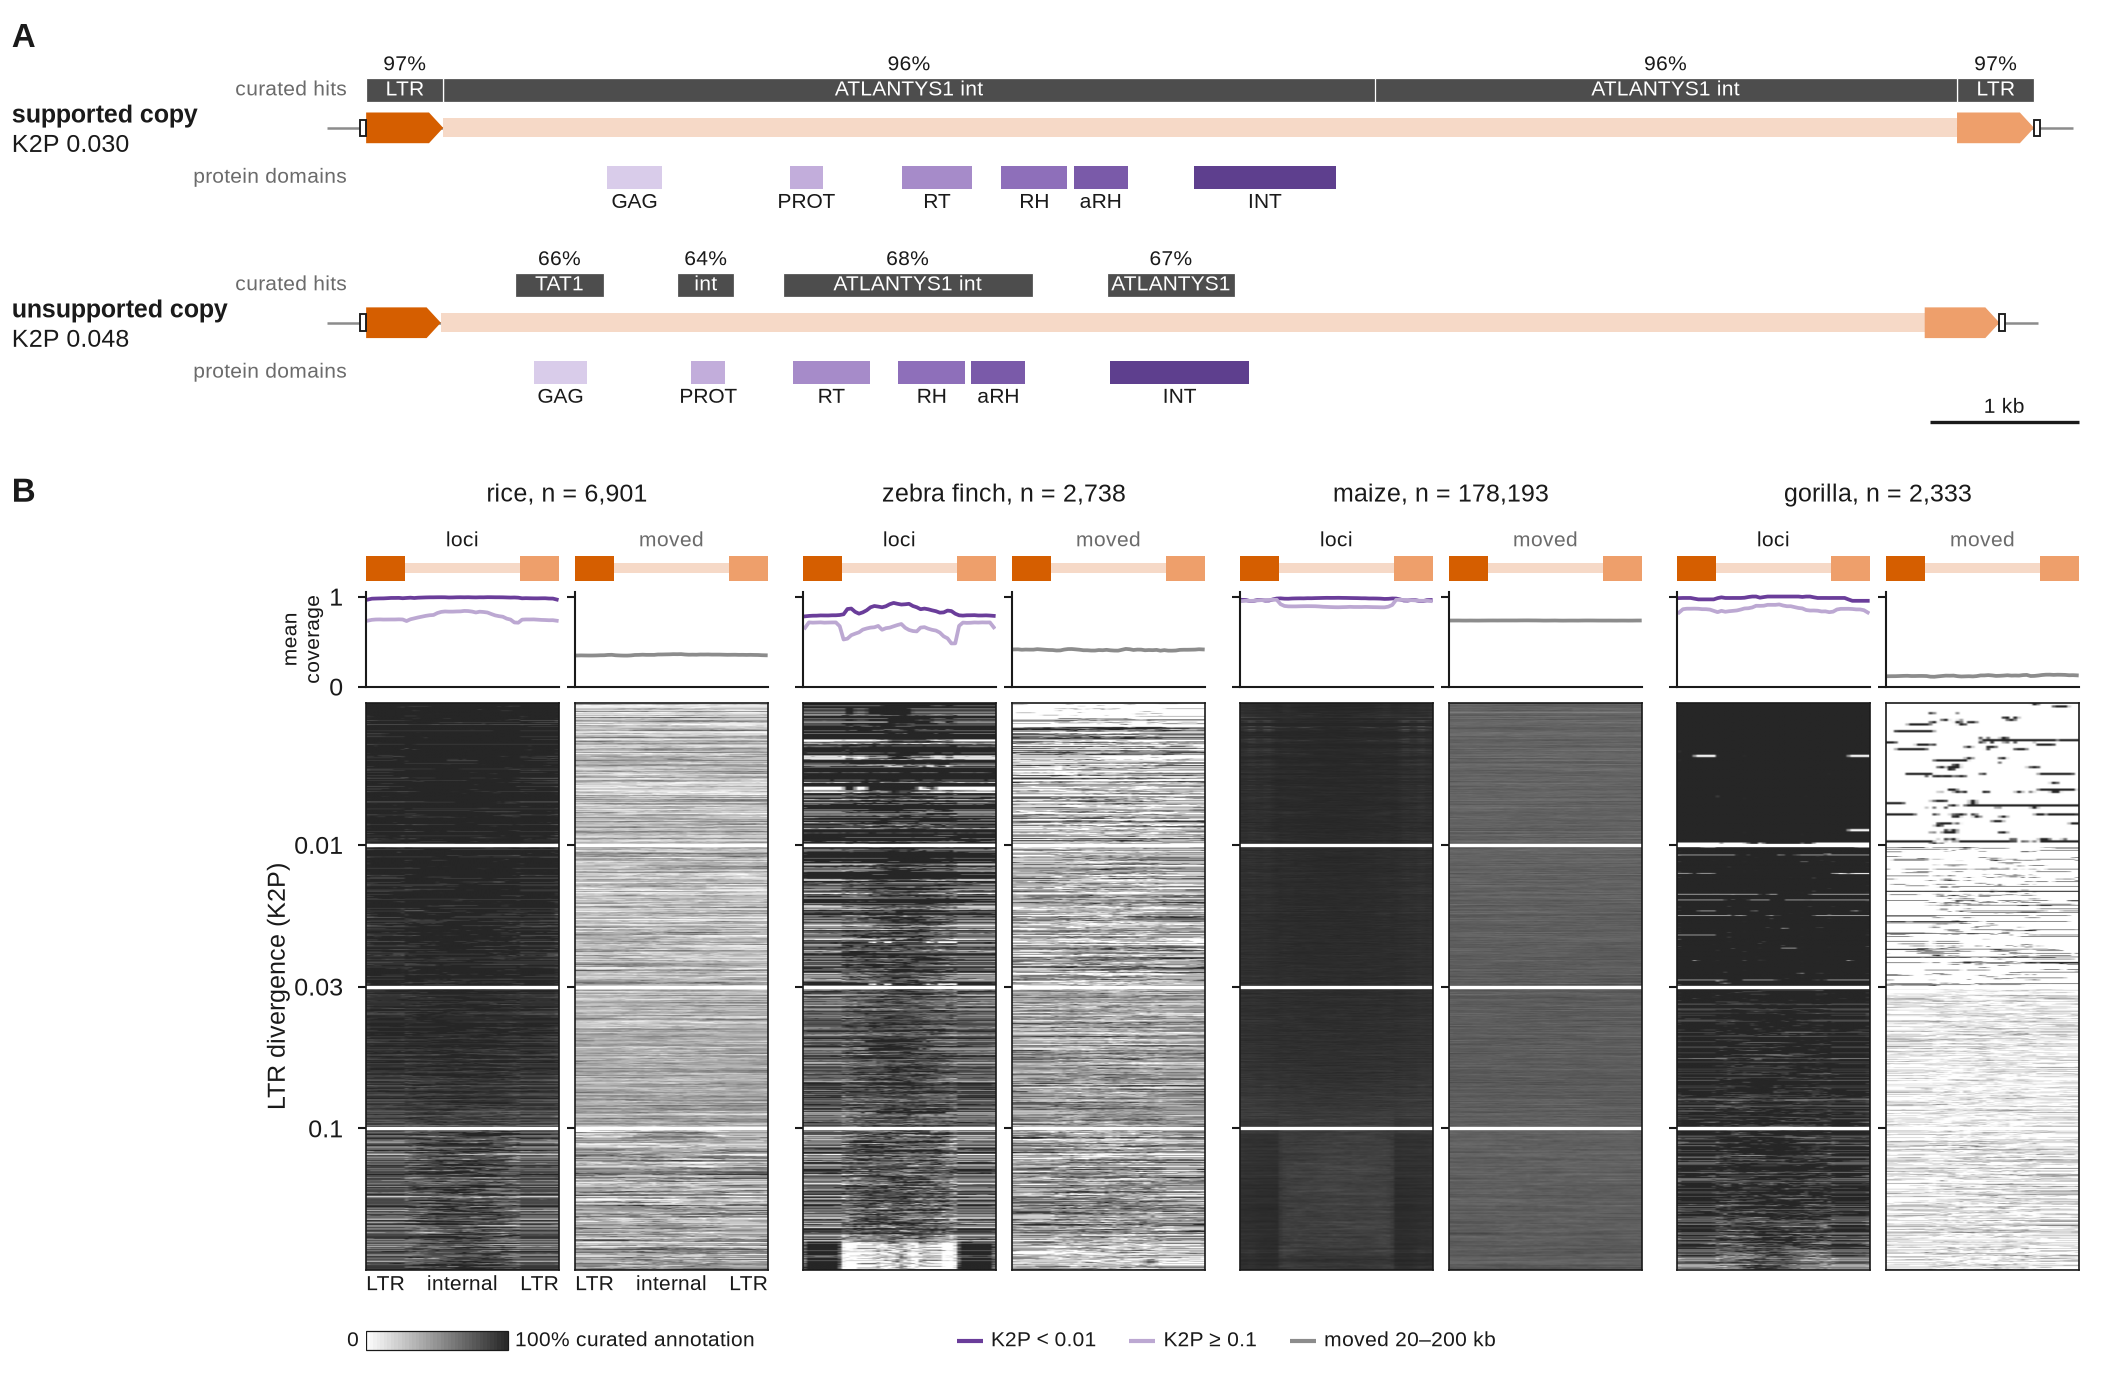

Python code for this plot:
#!/usr/bin/env python3
"""Fig. S3 figS3_library_age: curated libraries annotate old LTR retrotransposons less completely (approach 4, post hoc).

Panels:
  A  one old, library-unsupported, protein-confirmed LTRquest element of A. thaliana beside the youngest clean copy of
     the same curated family, in element coordinates: LTRs, protein domains, curated hits (family, identity).
  B  every protein-confirmed locus (pooled callers) of rice, zebra finch, maize and gorilla as a row, sorted by LTR
     divergence in four bins: curated LTR coverage along the element scaled to one length, beside the same loci moved
     20-200 kb (chance); mean profiles. The A. thaliana version is in the main figure (fig_benchmark H).
Numbers: report/tables/library_age_bias.tsv; drawings: eval/adj/<ds>/<tool>.calls.tsv, mask/<ds>/curated/<ds>.fa.out
(1-based), runs/arab/dante_ltr/dante.gff3 (1-based), eval/k2p/arab/ltrquest/annot.tsv, calls/arab/ltrquest.ids.tsv,
data/arab/genome.fa (+ .fai). Frozen rules imported from scripts/adj_summary.py and scripts/proxies.py (unchanged).
Outputs (this directory): figS3_library_age.{pdf,png}, figS3_library_age_numbers.tsv; caches in tmp/.
Usage: figS3_library_age.py [--prep-only] [--redo-prep] [-v]
"""
import argparse
import csv
import glob
import math
import os
import re
import statistics
import sys
from collections import defaultdict
from pathlib import Path

for _v in ("OMP_NUM_THREADS", "OPENBLAS_NUM_THREADS", "MKL_NUM_THREADS"):
    os.environ.setdefault(_v, "1")

import numpy as np  # noqa: E402

B = Path(os.environ["BENCH_ROOT"])
HERE = Path(__file__).resolve().parent
TMP = HERE / "tmp"
STEM = "figS3_library_age"
sys.path.insert(0, str(B / "scripts"))
sys.path.insert(0, os.path.dirname(os.path.abspath(__file__)))   # poafig.py sits beside this script
import adj_summary as su  # noqa: E402
import proxies  # noqa: E402

DS_B = ["rice", "finch", "maize", "gorilla"]          # panel B; A. thaliana is fig_benchmark H
TOOLS = ["ltrquest", "ltr_retriever", "ltrharvest", "ltr_finder", "look4ltrs", "hirepeat", "hite", "ltrpred",
         "dante_ltr"]                                 # the locus pool (every primary caller with calls)
GEN_NAME = {"rice": "rice", "finch": "zebra finch", "maize": "maize", "gorilla": "gorilla"}
BINS = ["<0.01", "0.01-0.03", "0.03-0.1", ">=0.1"]
NB5, NBI, NB3 = 10, 30, 10                  # profile bins: 5' LTR, internal region, 3' LTR
NBIN = NB5 + NBI + NB3
# the example (selection rule and checks in the code below); arab ids are 1-based closed in the id, 0-based half-open in start
OLD_ID, YOUNG_ID = "c0005:11527310-11538273", "c0001:16626039-16637234"
VERBOSE = False


def log(msg):
    if VERBOSE:
        print(f"{STEM}: {msg}", file=sys.stderr, flush=True)


# ============================================================================ prep: loci, coverage profiles (cached)
def load_coding(ds, tool):
    """coding-unit calls of one tool: the columns the frozen locus rule and the drawings need"""
    out = []
    p = B / f"eval/adj/{ds}/{tool}.calls.tsv"
    with open(p) as f:
        for r in csv.DictReader(f, delimiter="\t"):
            if r["coding"] != "1":
                continue
            out.append((r["chrom"], int(r["start"]), int(r["end"]), r["k2p"], int(r["int_start"]), int(r["int_end"]),
                        r["supported"] == "1", r["null_shift"], r["null_supported"], r["tsd"] == "1",
                        r["tgca"] == "1"))
    return out


class Cover:
    """curated LTR coverage from merged intervals (proxies.ref_ltr: lib-test LTR pattern, 0-based half-open)"""

    def __init__(self, out_path):
        self.iv = {}
        for c, v in proxies.ref_ltr(str(out_path)).items():
            a = np.array(v, dtype=np.int64)
            ln = a[:, 1] - a[:, 0]
            self.iv[c] = (a[:, 0], ln, np.concatenate([[0], np.cumsum(ln)]))

    def cum(self, c, x):
        """covered bases in [0, x) on c, vectorized over x"""
        x = np.asarray(x, dtype=np.int64)
        if c not in self.iv:
            return np.zeros(x.shape)
        s, ln, cs = self.iv[c]
        i = np.searchsorted(s, x, side="right") - 1
        ok = i >= 0
        ii = np.where(ok, i, 0)
        v = cs[ii] + np.clip(x - s[ii], 0, ln[ii])
        return np.where(ok, v, 0).astype(float)


def edges(s, e, a, b):
    """bin edges along one element: NB5 bins over [s, a), NBI over [a, b), NB3 over [b, e) (genome orientation)"""
    return np.round(np.concatenate([np.linspace(s, a, NB5 + 1)[:-1], np.linspace(a, b, NBI + 1)[:-1],
                                    np.linspace(b, e, NB3 + 1)])).astype(np.int64)


def profile(cov, c, ed):
    v = cov.cum(c, ed)
    w = np.diff(ed).astype(float)
    with np.errstate(invalid="ignore", divide="ignore"):
        return np.where(w > 0, np.diff(v) / np.maximum(w, 1), np.nan)


def prep(ds):
    """coding-unit loci pooled over callers (adj_summary.age_bias rule), with a per-locus coverage profile of a
    representative member and of its moved span; checked against report/tables/library_age_bias.tsv"""
    pool = [t for t in TOOLS if (B / f"eval/adj/{ds}/{t}.calls.tsv").exists()]
    rows = {t: load_coding(ds, t) for t in pool}
    mem = [(r[0], r[1], r[2], (t, k)) for t in pool for k, r in enumerate(rows[t])]
    log(f"{ds}: {len(mem)} coding calls from {len(pool)} callers; building loci")
    lab, n = su.loci(mem)
    by = defaultdict(list)
    for c, s, e, key in mem:
        by[lab[key]].append(key)
    log(f"{ds}: {n} loci; loading curated LTR intervals")
    cov = Cover(B / f"mask/{ds}/curated/{ds}.fa.out")
    k2p, sup, nul, prof, nprof, rep = [], [], [], [], [], []
    for lid in sorted(by):
        keys = by[lid]
        rs = [rows[t][k] for t, k in keys]
        s_ = sum(r[6] for r in rs) >= len(rs) / 2                       # frozen: >= half of members supported
        ks = [float(r[3]) for r in rs if r[3] != "NA"]
        km = statistics.median(ks) if ks else None
        nv = [r[8] == "1" for r in rs if r[7] != "NA" and r[8] in ("0", "1")]
        nl = (sum(nv) >= len(nv) / 2) if nv else None                   # same majority rule on the moved spans
        # representative: the member with K2P closest to the locus median (pool order breaks ties)
        if km is None:
            r = rs[0]
        else:
            r = min(rs, key=lambda x: abs(float(x[3]) - km) if x[3] != "NA" else math.inf)
        c, s, e, a, b = r[0], r[1], r[2], r[4], r[5]
        if not (s < a < b < e):
            a, b = s + (e - s) // 10, e - (e - s) // 10
        ed = edges(s, e, a, b)
        p = profile(cov, c, ed)
        if r[7] != "NA":
            d = int(r[7])
            q = profile(cov, c, ed + d)
        else:
            q = np.full(NBIN, np.nan)
        k2p.append(np.nan if km is None else km)
        sup.append(s_)
        nul.append(np.nan if nl is None else float(nl))
        prof.append(p)
        nprof.append(q)
        rep.append(f"{c}:{s}-{e}")
    k2p = np.array(k2p)
    sup = np.array(sup)
    nul = np.array(nul)
    np.savez_compressed(TMP / f"prep_{ds}.npz", k2p=k2p, sup=sup, null=nul, prof=np.array(prof, np.float32),
                        nprof=np.array(nprof, np.float32), rep=np.array(rep))
    # check against the frozen table
    tab = {r["age_bin"]: r for r in csv.DictReader(open(B / "report/tables/library_age_bias.tsv"), delimiter="\t")
           if r["ds"] == ds}
    for i, (lo, hi) in enumerate([(0, .01), (.01, .03), (.03, .1), (.1, math.inf)]):
        m = (k2p >= lo) & (k2p < hi)
        t = tab[BINS[i]]
        if int(t["n_loci"]) != int(m.sum()) or abs(float(t["supported_share"]) - sup[m].mean()) > 5e-4:
            raise SystemExit(f"{STEM}: {ds} {BINS[i]}: loci {m.sum()} / share {sup[m].mean():.4f} do not reproduce "
                             f"library_age_bias.tsv ({t['n_loci']} / {t['supported_share']})")
    log(f"{ds}: prep done, reproduces library_age_bias.tsv")


def load_prep(ds):
    z = np.load(TMP / f"prep_{ds}.npz")
    return {k: z[k] for k in z.files}


# ============================================================================ example (panel A, B)
def rm_hits(ds, c, s, e):
    """curated RepeatMasker hits overlapping [s, e): 1-based closed in the file -> 0-based half-open"""
    out = []
    with open(B / f"mask/{ds}/curated/{ds}.fa.out") as f:
        for line in f:
            t = line.split()
            if len(t) > 10 and t[0].isdigit() and t[4] == c:
                a, b = int(t[5]) - 1, int(t[6])
                if b > s and a < e:
                    out.append(dict(s=a, e=b, strand=t[8], name=t[9], cls=t[10], div=float(t[1]),
                                    dl=float(t[2]), ins=float(t[3])))
    return out


def domains(ds, c, s, e):
    """REXdb protein domains (Class_I|LTR) inside [s, e): GFF3 1-based closed -> 0-based half-open"""
    out = []
    with open(B / f"runs/{ds}/dante_ltr/dante.gff3") as f:
        for line in f:
            if line.startswith("#"):
                continue
            t = line.rstrip("\n").split("\t")
            if len(t) < 9 or t[0] != c or t[2] != "protein_domain":
                continue
            a, b = int(t[3]) - 1, int(t[4])
            if a < s or b > e:
                continue
            fc = re.search(r"Final_Classification=([^;]+)", t[8]).group(1)
            if fc.startswith("Class_I|LTR"):
                out.append(dict(s=a, e=b, strand=t[6], name=re.search(r"Name=([^;]+)", t[8]).group(1), cls=fc))
    return out


def example(cid):
    """one arab LTRquest call: record, Kmer2LTR LTRs and CIGAR, hits, domains, end sequences; structural checks"""
    rec = next(r for r in csv.DictReader(open(B / "eval/adj/arab/ltrquest.calls.tsv"), delimiter="\t")
               if r["id"] == cid)
    call = next(r for r in csv.DictReader(open(B / "calls/arab/ltrquest.ids.tsv"), delimiter="\t") if r["id"] == cid)
    k = next(r for r in csv.DictReader(open(B / "eval/k2p/arab/ltrquest/annot.tsv"), delimiter="\t")
             if r["seq_id"] == cid)
    c, s, e = rec["chrom"], int(rec["start"]), int(rec["end"])
    idx = proxies.fai(str(B / "data/arab/genome.fa"))
    with open(B / "data/arab/genome.fa", "rb") as fh:
        left = proxies.fetch(fh, idx, c, s - 14, s + 10)
        right = proxies.fetch(fh, idx, c, e - 10, e + 14)
    doms = domains("arab", c, s, e)
    hits = [h for h in rm_hits("arab", c, s, e)]
    strand = call["strand"] if call["strand"] in "+-" else doms[0]["strand"]
    ex = dict(id=cid, chrom=c, s=s, e=e, strand=strand, k2p=float(rec["k2p"]), supported=rec["supported"] == "1",
              coding=rec["coding"] == "1", tsd=call["tsd"], left=left, right=right, doms=doms, hits=hits,
              l5=(int(k["ltr5_start"]) - 1, int(k["ltr5_end"])), l3=(int(k["ltr3_start"]) - 1, int(k["ltr3_end"])),
              cigar=k["cigar"], n_x=int(k["n_ts"]) + int(k["n_tv"]), aln_len=int(k["aln_len"]))
    # coverage of the span by curated LTR hits (the support rule)
    cov = Cover(B / "mask/arab/curated/arab.fa.out")
    ex["cov"] = float((cov.cum(c, [e])[0] - cov.cum(c, [s])[0]) / (e - s))
    # structural checks: exact TSD both sides, TG..CA, Kmer2LTR LTRs at the call ends, one strand and one
    # superfamily, canonical domain order
    tsd = call["tsd"]
    chk = dict(tsd=len(tsd) in (4, 5, 6) and left[14 - len(tsd):14] == tsd and right[10:10 + len(tsd)] == tsd,
               tgca=left[14:16] == "TG" and right[8:10] == "CA",
               ltr_bounds=ex["l5"][0] == 0 and ex["l3"][1] == e - s,
               one_strand=len({d["strand"] for d in doms}) == 1,
               one_superfamily=len({d["cls"].split("|")[2] for d in doms}) == 1)
    names = [d["name"] for d in sorted(doms, key=lambda d: d["s"])]
    if strand == "-":
        names = names[::-1]
    ref = ["GAG", "PROT", "RT", "RH", "aRH", "INT", "CHD"]
    chk["domain_order"] = all(n in ref for n in names) and [ref.index(n) for n in names] == \
        sorted(ref.index(n) for n in names)
    chk["core_domains"] = {"GAG", "PROT", "RT", "RH", "INT"} <= set(names)
    if not all(chk.values()):
        raise SystemExit(f"{STEM}: example {cid} fails a structural check: {chk}")
    ex["checks"] = chk
    ex["names"] = names
    return ex


def family_name(n):
    return re.sub(r"(_I|_LTR|_INT|I|LTR)$", "", n)


# ============================================================================ tables
def tsv(path):
    return list(csv.DictReader(open(path), delimiter="\t"))


def tables():
    return {"age": {(r["ds"], r["age_bin"]): r for r in tsv(B / "report/tables/library_age_bias.tsv")}}


# ============================================================================ drawing
def setup_fonts():
    """Liberation Sans registered in-process; poafig._advance_pt patched for matplotlib >= 3.11 (poafig.py itself is not modified)"""
    import poafig
    import matplotlib.font_manager as fm
    for f in sorted(glob.glob("/usr/share/fonts/truetype/liberation2/LiberationSans-*.ttf")
                    + glob.glob("/usr/share/fonts/truetype/liberation2/LiberationMono-*.ttf")):
        fm.fontManager.addfont(f)
    poafig.setup_mpl()

    def _advance_pt_mpl311(text, style):
        from matplotlib import _text_helpers
        from matplotlib.ft2font import LoadFlags
        font, _ = poafig._legend_font(style)
        last = None
        for last in _text_helpers.layout(text, font):
            pass
        if last is None:
            return 0.0
        g = last.ft_object.load_glyph(last.glyph_index, flags=LoadFlags.NO_HINTING)
        return last.x + g.linearHoriAdvance / 65536

    import inspect
    from matplotlib import _text_helpers
    if "kern_mode" not in inspect.signature(_text_helpers.layout).parameters:
        poafig._advance_pt = _advance_pt_mpl311
    return poafig


INK, MUTED, HITC, NULLC = "#1A1A1A", "#6B6B6B", "#4D4D4D", "#8C8C8C"
LTR5C, LTR3C, INTC = "#D55E00", "#EE9F6B", "#F6D9C7"
DOMC = {"GAG": "#D9CCEA", "PROT": "#C2ADDB", "RT": "#A68BC9", "RH": "#8E6FBA", "aRH": "#7A5AA9", "INT": "#5E3F8E",
        "CHD": "#4A2F73"}
LOCIC = "#6A3D9A"           # protein-confirmed loci (B profiles): the domain hue; genomes are named, not colored
FS, FSS = 6.0, 5.0           # text sizes (pt): labels, small labels


def lighten(hexc, f):
    import matplotlib.colors as mc
    r, g, b = mc.to_rgb(hexc)
    return (r + (1 - r) * f, g + (1 - g) * f, b + (1 - b) * f)


def fmt_k(x):
    return f"{x:.3f}"


def revcomp(s):
    return s[::-1].translate(str.maketrans("ACGTN", "TGCAN"))


def to_elem(ex, a, b):
    """genome [a, b) -> element coordinates 5'->3' (0 = element start)"""
    if ex["strand"] == "-":
        return ex["e"] - b, ex["e"] - a
    return a - ex["s"], b - ex["s"]


def draw_copy(ax, ex, y, x0, mm_per_bp, label, numbers):
    """one element in element coordinates: curated hits (top), element (middle), domains (bottom); y = top (mm)"""
    from matplotlib.patches import Rectangle, Polygon
    L = ex["e"] - ex["s"]
    X = lambda p: x0 + p * mm_per_bp                     # noqa: E731
    yh, ye, yd = y + 3.2, y + 7.4, y + 10.6             # hit box top, element centre, domain box top
    # row labels
    ax.text(1.0, ye, label[0], ha="left", va="bottom", fontsize=FS, fontweight="bold")
    ax.text(1.0, ye + 0.5, label[1], ha="left", va="top", fontsize=FS)
    ax.text(x0 - 1.6, yh + 1.0, "curated hits", ha="right", va="center", fontsize=FSS, color=MUTED)
    ax.text(x0 - 1.6, yd + 1.0, "protein domains", ha="right", va="center", fontsize=FSS, color=MUTED)
    # flanks and internal region
    ax.plot([X(-260), X(L + 260)], [ye, ye], color=NULLC, lw=0.6, solid_capstyle="butt", zorder=1)
    l5 = to_elem(ex, ex["s"] + ex["l5"][0], ex["s"] + ex["l5"][1]) if ex["strand"] == "+" else \
        to_elem(ex, ex["s"] + ex["l3"][0], ex["s"] + ex["l3"][1])
    l3 = to_elem(ex, ex["s"] + ex["l3"][0], ex["s"] + ex["l3"][1]) if ex["strand"] == "+" else \
        to_elem(ex, ex["s"] + ex["l5"][0], ex["s"] + ex["l5"][1])
    ax.add_patch(Rectangle((X(l5[1]), ye - 0.8), X(l3[0]) - X(l5[1]), 1.6, fc=INTC, ec="none", zorder=2))
    for (a, b), col in ((l5, LTR5C), (l3, LTR3C)):
        w = X(b) - X(a)
        tip = min(1.2, w * 0.4)
        ax.add_patch(Polygon([(X(a), ye - 1.3), (X(b) - tip, ye - 1.3), (X(b), ye), (X(b) - tip, ye + 1.3),
                              (X(a), ye + 1.3)], closed=True, fc=col, ec="none", zorder=3))
    tl = len(ex["tsd"]) * mm_per_bp
    for xx in (X(0) - max(tl, 0.5), X(L)):
        ax.add_patch(Rectangle((xx, ye - 0.7), max(tl, 0.5), 1.4, fc="white", ec=INK, lw=0.45, zorder=4))
    # curated hits: every hit, labeled with its family part and identity to the consensus (100 - divergence)
    for h in sorted(ex["hits"], key=lambda h: h["s"]):
        if not proxies.LTR.search(h["cls"]):
            continue
        a, b = to_elem(ex, max(h["s"], ex["s"] - 200), min(h["e"], ex["e"] + 200))
        ax.add_patch(Rectangle((X(a), yh), X(b) - X(a), 2.0, fc=HITC, ec="white", lw=0.3, zorder=3))
        fam = family_name(h["name"]).replace("_ATH", "")
        part = "LTR" if re.search(r"LTR$", h["name"]) else "int"
        ident = round(100 - h["div"])
        numbers.append((f"A {label[0]} curated hit {h['name']} identity (%)", ident,
                        f"mask/arab/curated/arab.fa.out (100 - perc div. {h['div']}); {h['s'] + 1}-{h['e']}"))
        w = X(b) - X(a)
        txt = next((t for t in (f"{fam} {part}", fam, part) if 0.95 * len(t) + 1.0 < w), "")
        if txt:
            ax.text((X(a) + X(b)) / 2, yh + 1.0, txt, ha="center", va="center", fontsize=FSS, color="white", zorder=4)
        ax.text((X(a) + X(b)) / 2, yh - 0.3, f"{ident}%", ha="center", va="bottom", fontsize=FSS, color=INK)
    # domains in element order
    for d in ex["doms"]:
        a, b = to_elem(ex, d["s"], d["e"])
        ax.add_patch(Rectangle((X(a), yd), X(b) - X(a), 2.0, fc=DOMC.get(d["name"], "#7A5AA9"), ec="none", zorder=3))
        ax.text((X(a) + X(b)) / 2, yd + 2.3, d["name"], ha="center", va="top", fontsize=FSS, color=INK)


def build():
    poafig = setup_fonts()
    import matplotlib.pyplot as plt
    from matplotlib.patches import Rectangle
    from matplotlib.colors import LinearSegmentedColormap
    MM = poafig.MM
    T = tables()
    numbers = []

    def num(name, value, source):
        numbers.append((name, value, source))

    W, H = 180.0, 117.0
    fig = plt.figure(figsize=(W * MM, H * MM))

    # ------------------------------------------------------------------ A: the example pair
    old, young = example(OLD_ID), example(YOUNG_ID)
    yA = 3.0
    axA = poafig.mm_axes(fig, 0, yA, W, 34)
    axA.set_xlim(0, W)
    axA.set_ylim(34, 0)
    axA.axis("off")
    x0 = 31.0
    Lmax = max(young["e"] - young["s"], old["e"] - old["s"])
    mm_per_bp = (W - 4 - x0) / (Lmax + 300)
    draw_copy(axA, young, 0.5, x0, mm_per_bp, ("supported copy", f"K2P {fmt_k(young['k2p'])}"), numbers)
    draw_copy(axA, old, 17.0, x0, mm_per_bp, ("unsupported copy", f"K2P {fmt_k(old['k2p'])}"), numbers)
    sx = W - 4 - 1000 * mm_per_bp                     # scale bar: 1 kb
    axA.plot([sx, W - 4], [32.8, 32.8], color=INK, lw=0.8, solid_capstyle="butt")
    axA.text((sx + W - 4) / 2, 32.4, "1 kb", ha="center", va="bottom", fontsize=FSS)
    poafig.panel_letter(fig, 1.0, yA - 1.0, "A")
    for nm, ex in (("supported", young), ("unsupported", old)):
        num(f"A {nm} copy K2P (LTR-LTR, substitutions per site)", ex["k2p"],
            "eval/adj/arab/ltrquest.calls.tsv k2p (Kmer2LTR)")
        num(f"A {nm} copy curated LTR coverage of the span", round(ex["cov"], 3),
            "computed from mask/arab/curated/arab.fa.out (proxies.ref_ltr rule)")
        num(f"A {nm} copy length (bp)", ex["e"] - ex["s"], "eval/adj/arab/ltrquest.calls.tsv len")
        num(f"A {nm} copy TSD (open boxes)", ex["tsd"], "calls/arab/ltrquest.ids.tsv tsd; checked against "
            "data/arab/genome.fa")

    # ------------------------------------------------------------------ B: every locus as a row
    # four genome columns over the width of A's element track (left edges line up at x0), key row beneath
    yB = 41.0
    poafig.panel_letter(fig, 1.0, yB - 0.5, "B")
    XR, CG = W - 4, 3.0
    CW = (XR - x0 - 3 * CG) / 4
    colx = [x0 + i * (CW + CG) for i in range(4)]
    BW = (CW - 1.4) / 2                            # observed / moved block width
    cmap = LinearSegmentedColormap.from_list("cov", ["#FFFFFF", "#262626"])
    yP, hP = yB + 9.2, 8.0                          # profile axes
    yH, hH = yP + hP + 1.4, 48.0                    # heat axes
    for i, ds in enumerate(DS_B):
        first = i == 0
        d = load_prep(ds)
        k = d["k2p"]
        ok = ~np.isnan(k)
        bins = np.digitize(k[ok], [0.01, 0.03, 0.1])
        order = np.lexsort((k[ok],))
        P, Q = d["prof"][ok][order], d["nprof"][ok][order]
        bb = bins[order]
        n_tot = int(ok.sum())
        fig.text((colx[i] + CW / 2) / W, 1 - yB / H, f"{GEN_NAME[ds]}, n = {n_tot:,}", ha="center", va="top",
                 fontsize=FS, color=INK)
        num(f"B {ds} protein-confirmed loci drawn (K2P measured)", n_tot,
            "report/tables/library_age_bias.tsv n_loci (sum of the four bins); rows rebuilt from eval/adj")
        for j, (M, title) in enumerate(((P, "loci"), (Q, "moved"))):
            bx = colx[i] + j * (BW + 1.4)
            axg = poafig.mm_axes(fig, bx, yB + 6.0, BW, 2.4)          # element glyph
            axg.set_xlim(0, NBIN)
            axg.set_ylim(-1, 1)
            axg.axis("off")
            axg.add_patch(Rectangle((NB5, -0.35), NBI, 0.7, fc=INTC, ec="none"))
            axg.add_patch(Rectangle((0, -0.9), NB5, 1.8, fc=LTR5C, ec="none"))
            axg.add_patch(Rectangle((NB5 + NBI, -0.9), NB3, 1.8, fc=LTR3C, ec="none"))
            fig.text((bx + BW / 2) / W, 1 - (yB + 5.7) / H, title, ha="center", va="bottom", fontsize=FSS,
                     color=INK if j == 0 else MUTED)
            axp = poafig.mm_axes(fig, bx, yP, BW, hP)                 # mean profiles
            xs = np.arange(NBIN) + 0.5
            if j == 0:
                for b_, shade in ((0, 0.0), (3, 0.55)):
                    prof_ = np.nanmean(M[bb == b_], axis=0)
                    axp.plot(xs, prof_, color=lighten(LOCIC, shade), lw=0.9)
                    num(f"B {ds} mean curated coverage along loci, K2P class {BINS[b_]} (mean over bins)",
                        round(float(np.nanmean(prof_)), 3), "computed from eval/adj + mask/<ds>/curated (tmp cache)")
            else:
                prof_ = np.nanmean(M, axis=0)
                axp.plot(xs, prof_, color=NULLC, lw=0.9)
                num(f"B {ds} mean curated coverage along moved loci (mean over bins)",
                    round(float(np.nanmean(prof_)), 3), "computed from eval/adj null_shift + mask/<ds>/curated")
            axp.set_xlim(0, NBIN)
            axp.set_ylim(0, 1.05)
            for s_ in ("top", "right"):
                axp.spines[s_].set_visible(False)
            axp.set_xticks([])
            axp.set_yticks([0, 1])
            if first and j == 0:
                axp.set_yticklabels(["0", "1"])
                axp.set_ylabel("mean\ncoverage", fontsize=FSS, labelpad=1)
            else:
                axp.set_yticklabels([])
            axh = poafig.mm_axes(fig, bx, yH, BW, hH)                 # rows: equal height per divergence class
            for b_ in range(4):
                m = bb == b_
                img = np.nan_to_num(M[m], nan=0.0)
                if img.shape[0] == 0:
                    continue
                axh.imshow(img, cmap=cmap, vmin=0, vmax=1, aspect="auto", interpolation="antialiased",
                           extent=(0, NBIN, b_ + 1, b_), origin="upper")
            for b_ in (1, 2, 3):
                axh.axhline(b_, color="white", lw=0.8)
            axh.set_xlim(0, NBIN)
            axh.set_ylim(4, 0)
            if first:
                axh.set_xticks([NB5 / 2, NB5 + NBI / 2, NB5 + NBI + NB3 / 2])
                axh.set_xticklabels(["LTR", "internal", "LTR"], fontsize=FSS)
                axh.tick_params(axis="x", length=0, pad=1.2)
            else:
                axh.set_xticks([])
            for s_ in axh.spines.values():
                s_.set_linewidth(0.4)
            axh.set_yticks([1, 2, 3])
            if first and j == 0:
                axh.set_yticklabels(["0.01", "0.03", "0.1"])
                axh.set_ylabel("LTR divergence (K2P)", fontsize=FS, labelpad=1)
            else:
                axh.set_yticklabels([])
        for b_ in range(4):
            num(f"B {ds} loci in K2P class {BINS[b_]}", int((bb == b_).sum()),
                "report/tables/library_age_bias.tsv n_loci")
    num("B A. thaliana panel", "in fig_benchmark G (main figure, Fig. 1G), not redrawn here",
        "scripts/adj_summary.py frozen rules")
    # key row beneath B: shading scale, then the three profile lines
    yK = yH + hH + 6.2
    axk = poafig.key_axes(fig, x0, yK - 1.6, XR - x0, 3.4)
    gw = 12.0
    for t_ in range(40):
        axk.add_patch(Rectangle((t_ * gw / 40, 0.6), gw / 40 + 0.02, 1.6, fc=cmap((t_ + 0.5) / 40), ec="none"))
    axk.add_patch(Rectangle((0, 0.6), gw, 1.6, fc="none", ec=INK, lw=0.3))
    axk.text(-0.6, 1.4, "0", ha="right", va="center", fontsize=FSS)
    axk.text(gw + 0.6, 1.4, "100% curated annotation", ha="left", va="center", fontsize=FSS)
    items = [(poafig.g_line(LOCIC, lw=1.0), "K2P < 0.01"),
             (poafig.g_line(lighten(LOCIC, 0.55), lw=1.0), "K2P ≥ 0.1"),
             (poafig.g_line(NULLC, lw=1.0), "moved 20–200 kb")]
    poafig.hkey(axk, items, 50.0, 1.4, XR - x0 - 50, fontsize=FSS)
    log(f"figure bottom at {yK + 2:.0f} mm of {H:.0f}")
    short = legend(T, numbers, old, young)
    res = poafig.write_figure(STEM, fig, short, None, HERE, analysis_dir=str(B),
                              script=str(HERE / f"{STEM}.py"))
    with open(HERE / f"{STEM}_numbers.tsv", "w") as f:
        f.write("item\tvalue\tsource\n")
        for n_, v, s_ in numbers:
            f.write(f"{n_}\t{v}\t{s_}\n")
    print(f"{STEM}: wrote {res['pdf']} ({res['n_pages']} pages; legend {res['short_words']} words, "
          f"{res['short_mm']} mm), {res['png'][0]}, {HERE / (STEM + '_numbers.tsv')}", file=sys.stderr)


def legend(T, numbers, o, y):
    """legend page text (poafig markup); every number in it is recorded in numbers"""
    def n(name, value, source):
        numbers.append((name, value, source))
        return value
    age = T["age"]
    sh = {(d, b): float(age[(d, b)]["supported_share"]) for d in DS_B for b in ("<0.01", ">=0.1")}
    lo_y, hi_y = min(sh[(d, "<0.01")] for d in DS_B), max(sh[(d, "<0.01")] for d in DS_B)
    lo_o, hi_o = min(sh[(d, ">=0.1")] for d in DS_B), max(sh[(d, ">=0.1")] for d in DS_B)
    n("legend supported share, youngest class, range over the four genomes of B", f"{lo_y:.2f}-{hi_y:.2f}",
      "report/tables/library_age_bias.tsv supported_share <0.01 (rice, finch, maize, gorilla)")
    n("legend supported share, oldest class, range over the four genomes of B", f"{lo_o:.2f}-{hi_o:.2f}",
      "report/tables/library_age_bias.tsv supported_share >=0.1 (rice, finch, maize, gorilla)")
    n("legend rule: moved-locus shift (kb)", "20-200", "memo.md 'Approach 4' local null")
    n("legend rule: library-supported = annotated share of the span (%)", 80, "memo.md 'Approach 4' (proxies.py)")
    n("legend genomes (B here + A. thaliana in Fig. 1G)", 5, "report/tables/library_age_bias.tsv")
    hid = [round(100 - h["div"]) for h in o["hits"] if proxies.LTR.search(h["cls"])]
    yid = [round(100 - h["div"]) for h in y["hits"] if proxies.LTR.search(h["cls"])]
    n("legend unsupported copy hit identity range (%)", f"{min(hid)}-{max(hid)}", "mask/arab/curated/arab.fa.out")
    n("legend supported copy hit identity range (%)", f"{min(yid)}-{max(yid)}", "mask/arab/curated/arab.fa.out")
    n("legend unsupported copy annotated share (%)", round(100 * o["cov"]), "computed (proxies.ref_ltr rule)")
    return f"""**Fig. S3. Curated repeat libraries annotate old LTR retrotransposons less completely.** In five genomes, \
LTR retrotransposons that carry their own protein domains are less completely annotated by the curated library the more \
their two LTRs have diverged, so masking benchmarks count parts of real elements as false positives. The analysis was \
added after the benchmark design was fixed.

**A**, An *A. thaliana* element called by LTRquest (unsupported copy) carries the protein domains of a coding \
element in their canonical order, yet the library annotates only {round(100 * o['cov'])}% of it, through scattered hits \
of {min(hid)}–{max(hid)}% identity and none on its LTRs. A clean copy of the same curated family (supported copy) is \
annotated end to end at {min(yid)}–{max(yid)}% identity. Both are drawn 5′ to 3′, with their target-site duplications \
as small open boxes.

**B**, Every protein-confirmed locus found by any caller in rice, zebra finch, maize and gorilla, one row each, in four \
classes of LTR divergence (substitutions per site), young at the top. Shading is the curated annotation along the \
element scaled to one length, beside the same loci moved 20–200 kb along the chromosome (chance), with the means as lines above. The share of loci the library supports (at least 80% annotated) falls from {lo_y:.2f}–{hi_y:.2f} in the \
youngest class to {lo_o:.2f}–{hi_o:.2f} in the oldest. The *A. thaliana* version of B is Fig. 1G."""


def main(argv=None):
    global VERBOSE
    ap = argparse.ArgumentParser(description="Fig. S3 figS3_library_age: figure page, legend page, PNG, numbers.")
    ap.add_argument("--prep-only", action="store_true", help="build the per-genome locus caches in tmp/ and stop")
    ap.add_argument("--redo-prep", action="store_true", help="rebuild the caches even if present")
    ap.add_argument("-v", "--verbose", action="store_true", help="progress messages")
    a = ap.parse_args(argv)
    VERBOSE = a.verbose
    TMP.mkdir(exist_ok=True)
    for ds in DS_B:
        if a.redo_prep or not (TMP / f"prep_{ds}.npz").exists():
            prep(ds)
    if a.prep_only:
        return
    build()


if __name__ == "__main__":
    main()
